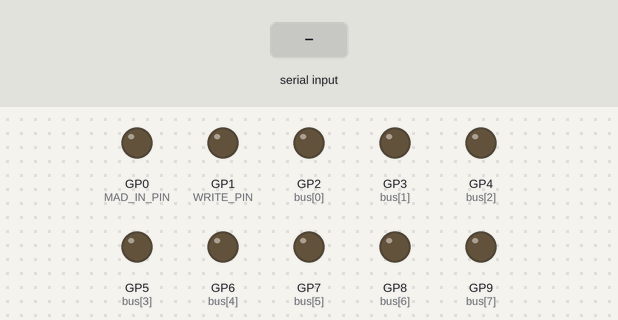
Recording of a program running on a simulated Raspberry Pi Pico. Shown: output pins drawn as LEDs (lit = HIGH). The test bench sets the inputs (shaded band). What the program prints to the serial monitor is not drawn.

Above: at 1.2 s.
1.3 s: "90,45\n" received over Serial
At 2.5 s:
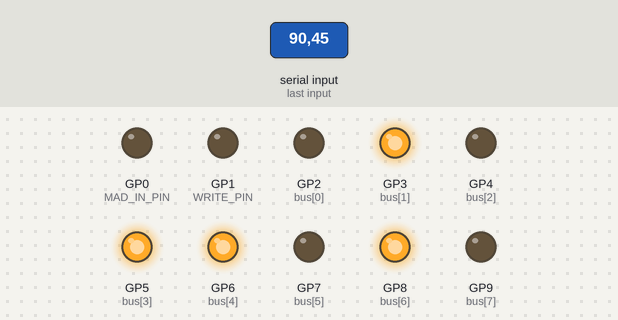
2.8 s: "30,150\n" received over Serial
At 3.9 s:
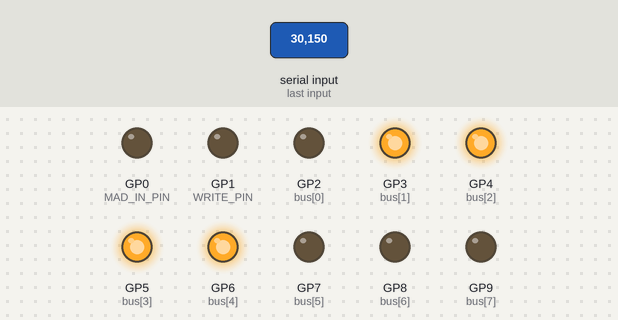
4.3 s: "5\n" received over Serial
At 5.0 s:
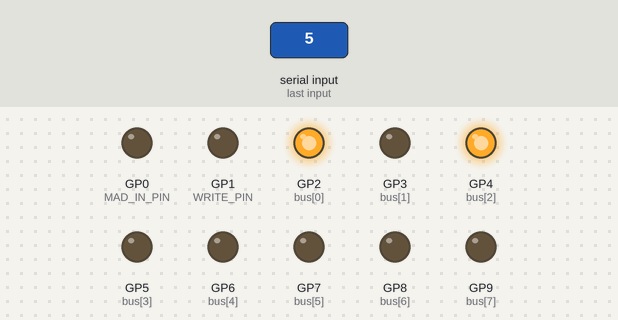
5.8 s: "200\n" received over Serial
At 6.1 s:
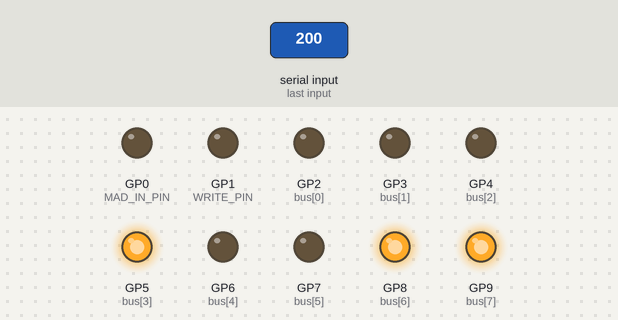
7.3 s: "90\n" received over Serial
At 8.5 s:
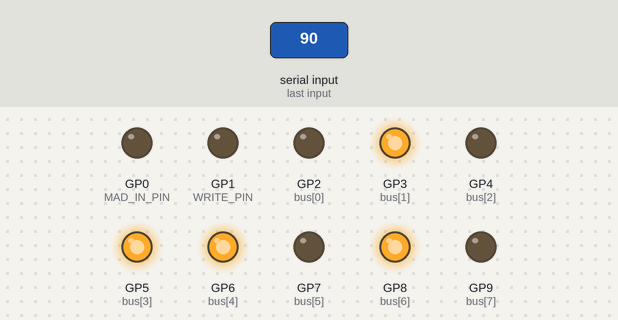
Timing chart, 0 to 9.8 s (numbered marks = the images above; inputs shaded):
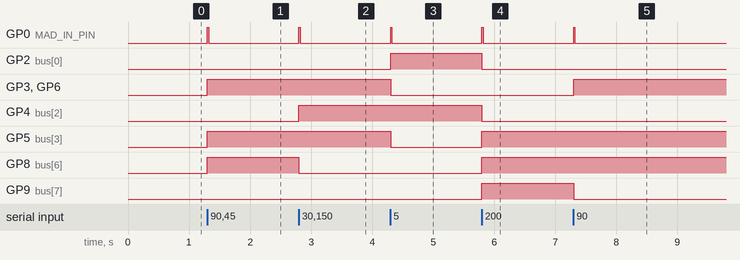

Measured:
- after the input at 1.3 s, GP0 (MAD_IN_PIN): LOW → HIGH at once, → LOW 0.02 s later; GP3 (bus[1]), GP5 (bus[3]), GP6 (bus[4]), GP8 (bus[6]): LOW → HIGH at once
- after the input at 2.8 s, GP0 (MAD_IN_PIN): LOW → HIGH at once, → LOW 0.02 s later; GP4 (bus[2]): LOW → HIGH at once; GP8 (bus[6]): HIGH → LOW at once
- after the input at 4.3 s, GP0 (MAD_IN_PIN): LOW → HIGH at once, → LOW 0.02 s later; GP2 (bus[0]): LOW → HIGH at once; GP3 (bus[1]), GP5 (bus[3]), GP6 (bus[4]): HIGH → LOW at once
- after the input at 5.8 s, GP0 (MAD_IN_PIN): LOW → HIGH at once, → LOW 0.02 s later; GP2 (bus[0]), GP4 (bus[2]): HIGH → LOW at once; GP5 (bus[3]), GP8 (bus[6]), GP9 (bus[7]): LOW → HIGH at once
- after the input at 7.3 s, GP0 (MAD_IN_PIN): LOW → HIGH at once, → LOW 0.02 s later; GP3 (bus[1]), GP6 (bus[4]): LOW → HIGH at once; GP9 (bus[7]): HIGH → LOW at once

The program:

main.cpp
```cpp
#include <Arduino.h>

#define MAD_IN_PIN 0
#define WRITE_PIN 1

// #define RST_PIN 2
// #define X_PIN 3
// #define Y_PIN 4

const pin_size_t bus[] = {2,3,4,5,6,7,8,9};

// class Pulse{
//   private:
//     pin_size_t pin;

//   public:
//     volatile uint32_t rise_time;
//     volatile uint16_t pulse_time;
//     volatile bool pulsed = false;

//     Pulse(pin_size_t pin, voidFuncPtr callback){
//       pinMode(pin, INPUT_PULLDOWN);
//       attachInterrupt(digitalPinToInterrupt(pin), callback, CHANGE);
//     }

//     void callback(){
//       if(digitalRead(pin))
//         rise_time = micros();
//       else {
//         pulse_time = micros() - rise_time;
//         pulsed = true;
//       }
//     }

//     void reset(){
//       pulsed = false;
//     }
// };

// void rst_callback();
// void x_callback();
// void y_callback();

// Pulse rst = Pulse(RST_PIN, rst_callback);
// Pulse x = Pulse(X_PIN, x_callback);
// Pulse y = Pulse(Y_PIN, y_callback);

// void rst_callback(){rst.callback();}
// void x_callback(){x.callback();}
// void y_callback(){y.callback();}

void setup() {
  pinMode(MAD_IN_PIN, OUTPUT);
  pinMode(WRITE_PIN, OUTPUT);

  SerialUSB.setTimeout(4294967295);
  SerialUSB.begin(115200);


  for(pin_size_t pin : bus) {
    pinMode(pin, OUTPUT);
  }
}

void write_to_bus(uint8_t val){
  for(int i = 0; i < 8; i++){
    digitalWrite(bus[i], (val >> i) & 0b1);
  }
}

// void reset_all_pulses(){
//   rst.reset();
//   x.reset();
//   y.reset();
// }

void loop() {
  // reset_all_pulses();
  // digitalWrite(MAD_IN_PIN, HIGH);
  // sleep_ms(1000);
  // digitalWrite(MAD_IN_PIN, LOW);

  // SerialUSB.println("MAD In:");
  // SerialUSB.println("Times:");
  // SerialUSB.print(" - RST: ");
  // SerialUSB.println(rst.pulsed ? String(x.pulse_time) : "Didn't pulse");
  // SerialUSB.println(" - X: " + x.pulsed ? String(x.pulse_time) : "Didn't pulse :(");
  // SerialUSB.println(" - Y: " + y.pulsed ? String(y.pulse_time) : "Didn't pulse :(");
  // if(x.pulsed && y.pulsed)
  //   SerialUSB.println(" - XY Offset: " + String(y.rise_time - x.rise_time));
  SerialUSB.print("Enter an address: ");
  String input = SerialUSB.readStringUntil('\n');
  uint8_t addr = input.toInt();
  SerialUSB.println("Writing " + String(addr) + " to memory...");
  write_to_bus(addr);
  digitalWrite(MAD_IN_PIN, HIGH);
  sleep_ms(20);
  digitalWrite(MAD_IN_PIN, LOW);
  SerialUSB.println("Done!");
  SerialUSB.println();

  // digitalWrite(MAD_IN_PIN, HIGH);
  // sleep_ms(100);
  // digitalWrite(MAD_IN_PIN, LOW);
  // sleep_ms(200);
  // digitalWrite(WRITE_PIN, HIGH);
  // sleep_ms(100);
  // digitalWrite(WRITE_PIN, LOW);
  // sleep_ms(200);
}
```
